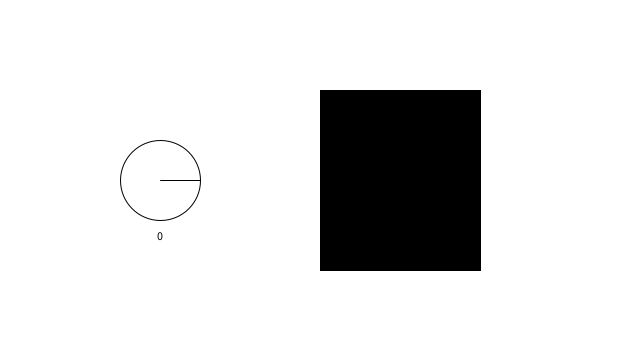
Frame 1 (no input)
Frame 60 (the mouse pressed at the canvas centre just before this capture): identical to frame 1, image omitted
Frame 120 (the mouse held since frame 60 and released just before this capture): identical to frame 1, image omitted

The Processing sketch that drew this single still picture (run headless with seeded random() and noise(); from frame 60 on, the mouse is pressed at the canvas centre):

// Processing sketch: knob
// ── knob.pde
// Complicated Knob
// Daniel Shiffman <http://www.shiffman.net>

boolean dragging = false; // Is the slider being dragged?
boolean rollover = false; // Is the mouse over the slider?

// Circle variables for knob
float x = 160;
float y = 180;
float r = 40;

// Knob angle
float angle = 0;

// Offset angle for turning knob
float offsetAngle = 0;

void setup() {
  size(640, 360);
}

void draw() {
  background(255);


  // Is it being dragged?
  if (dragging) {
    float dx = mouseX - x;
    float dy = mouseY - y;
    float mouseAngle = atan2(dy, dx);
    angle = mouseAngle - offsetAngle;
  }

  // Fill according to state
  if (dragging) {
    fill (175);
  } 
  else {
    fill(255);
  }
  // Draw ellipse for knob
  pushMatrix();
  translate(x, y);
  rotate(angle);
  ellipse(0, 0, r*2, r*2);
  line(0, 0, r, 0);
  popMatrix();
  fill(0);


  // Map is an amazing function that will map one range to another!
  // Here we take the slider's range and map it to a value between 0 and 255
  // Our angle is either between
  float calcAngle = 0; 
  if (angle < 0) {
    calcAngle = map(angle, -PI, 0, PI, 0);
  } 
  else if (angle > 0) {
    calcAngle = map(angle, 0, PI, TWO_PI, PI);
  }

  textAlign(CENTER);
  text(int(degrees(calcAngle)), x, y+r+20);

  float b = map(calcAngle, 0, TWO_PI, 0, 255);
  fill(b);
  rect(320, 90, 160, 180);
}

void mousePressed() {
  // Did I click on slider?
  if (dist(mouseX, mouseY, x, y) < r) {
    dragging = true;
    // If so, keep track of relative location of click to corner of rectangle
    float dx = mouseX - x;
    float dy = mouseY - y;
    offsetAngle = atan2(dy, dx) - angle;
  }
}

void mouseReleased() {
  // Stop dragging
  dragging = false;
}
